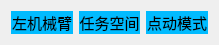
   <widget class="QWidget" name="gridLayoutWidget_6">
    <property name="geometry">
     <rect>
      <x>160</x>
      <y>390</y>
      <width>219</width>
      <height>31</height>
     </rect>
    </property>
    <layout class="QGridLayout" name="gridLayout_11">
     <item row="0" column="0">
      <widget class="QLabel" name="label_Arm_L_or_R">
       <property name="font">
        <font>
         <pointsize>11</pointsize>
        </font>
       </property>
       <property name="styleSheet">
        <string notr="true">background-color: rgb(0, 187, 255);
color:black</string>
       </property>
       <property name="text">
        <string>左机械臂</string>
       </property>
       <property name="alignment">
        <set>Qt::AlignCenter</set>
       </property>
      </widget>
     </item>
     <item row="0" column="1">
      <widget class="QLabel" name="label_Arm_Joint_or_Task">
       <property name="font">
        <font>
         <pointsize>11</pointsize>
        </font>
       </property>
       <property name="styleSheet">
        <string notr="true">background-color: rgb(0, 187, 255);
color:black</string>
       </property>
       <property name="text">
        <string>任务空间</string>
       </property>
       <property name="alignment">
        <set>Qt::AlignCenter</set>
       </property>
      </widget>
     </item>
     <item row="0" column="2">
      <widget class="QLabel" name="label_Arm_Point_Continue">
       <property name="font">
        <font>
         <pointsize>11</pointsize>
        </font>
       </property>
       <property name="styleSheet">
        <string notr="true">background-color: rgb(0, 187, 255);
color:black</string>
       </property>
       <property name="text">
        <string>点动模式</string>
       </property>
       <property name="alignment">
        <set>Qt::AlignCenter</set>
       </property>
      </widget>
     </item>
    </layout>
   </widget>
